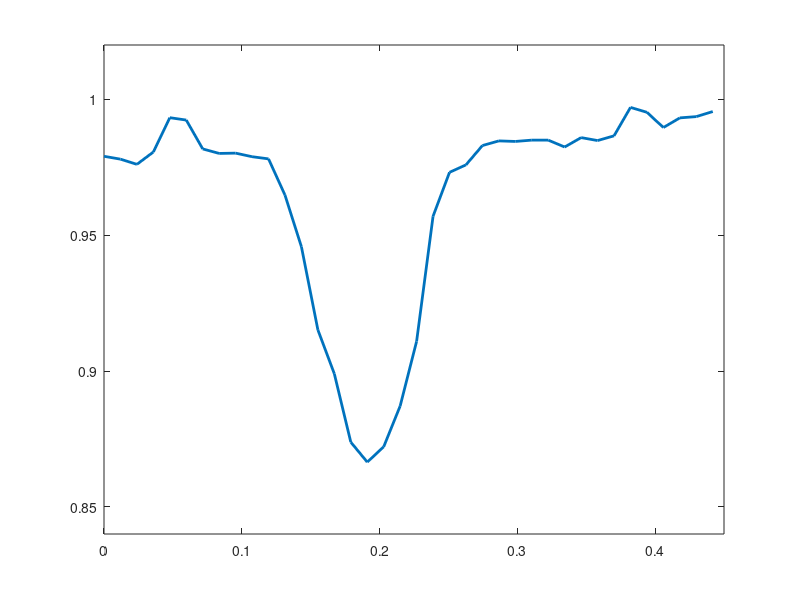

This figure's MATLAB source:
clear
clc
clf

U=[0.979032621,0.977980775,0.976067379,0.98061363,0.993245124,0.992367105,0.981748241,0.980088697,0.980195849,0.978882426,0.978082789,0.964752265,0.945709518,0.915130751,0.898961059,0.873818428,0.866467932,0.872104037,0.887112494,0.910914928,0.956964451,0.973125479,0.975879062,0.982988389,0.984701709,0.984499042,0.984984307,0.984984307,0.98244869,0.985911512,0.984824356,0.986566424,0.997033914,0.995225748,0.989622256,0.993176392,0.993641565,0.995505359]
P=[1.000621019,1.000619686,1.000617263,1.000623027,1.000639181,1.000638051,1.000624469,1.00062236,1.000622496,1.000620829,1.000619815,1.000603035,1.000579464,1.000542597,1.000523591,1.000494713,1.000486425,1.000492774,1.00050988,1.000537609,1.000593338,1.000613548,1.000617025,1.000626048,1.000628232,1.000627974,1.000628593,1.000628593,1.000625361,1.000629777,1.000628389,1.000630614,1.000644066,1.000641732,1.000634526,1.000639092,1.000639691,1.000642093]
X=[0,0.011941702,0.023883403,0.035825105,0.047766806,0.059708508,0.071650209,0.083591911,0.095533612,0.107475314,0.119417015,0.131358717,0.143300419,0.15524212,0.167183822,0.179125523,0.191067225,0.203008926,0.214950628,0.226892329,0.238834031,0.250775732,0.262717434,0.274659136,0.286600837,0.298542539,0.31048424,0.322425942,0.334367643,0.346309345,0.358251046,0.370192748,0.382134449,0.394076151,0.406017853,0.417959554,0.429901256,0.441842957]
grid on
% plot(X,P,'LineWidth',2)
% set(gca,'yTick',[1.00045,1.0005,1.00055,1.0006,1.00065,1.0007])

plot(X,U,'LineWidth',2)
axis([0,.45,.84,1.02])
set(gca,'yTick',[.85,.90,.95,1.00,1.05])

%plot(R,sep, ':bv','LineWidth',2,'MarkerEdgeColor','k','markersize',15)
%set(gca,'xTick',[4000 5000 6000 7000 8000 9000])
